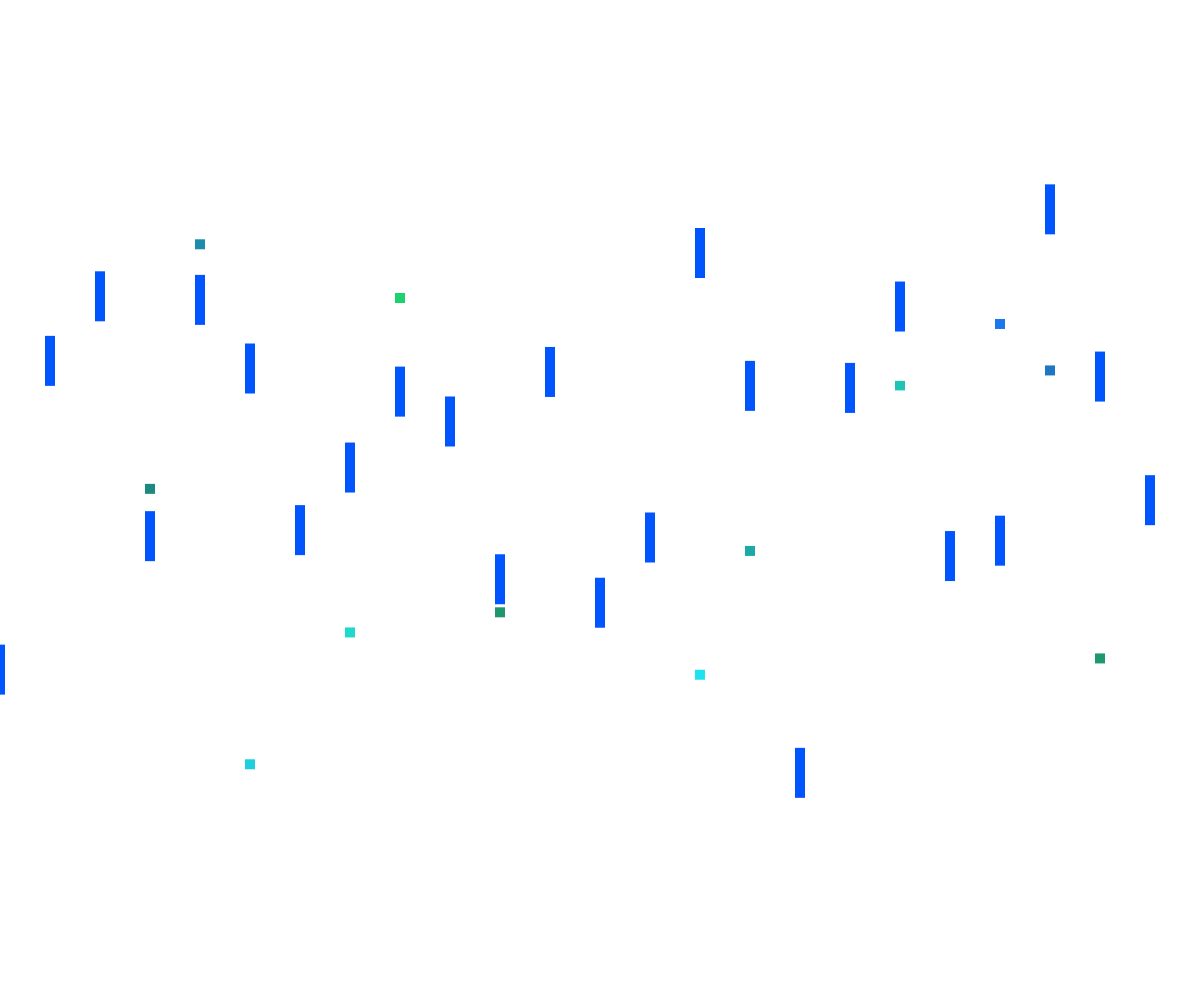
Frame 1 (no input)
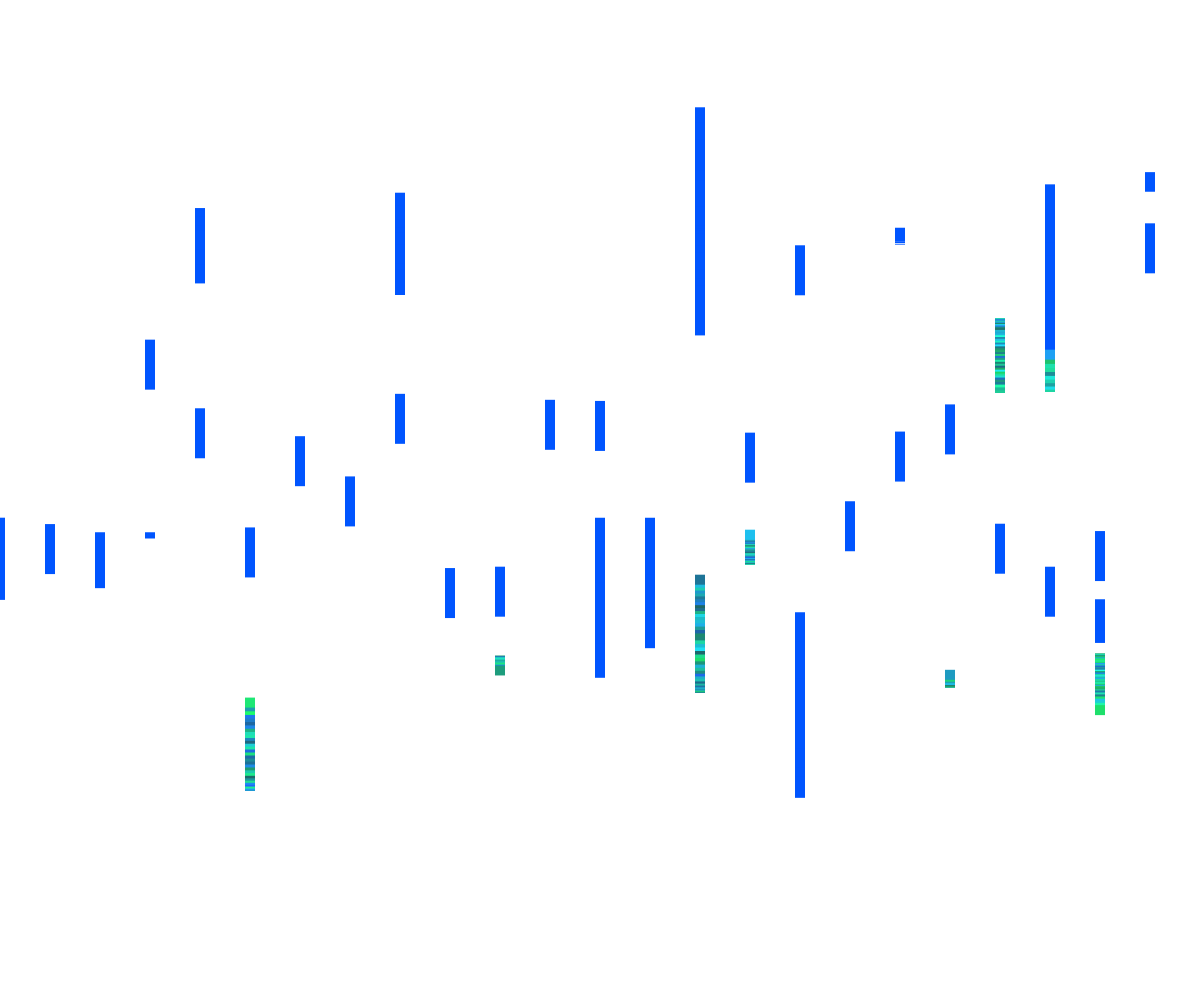
Frame 60 (no input)
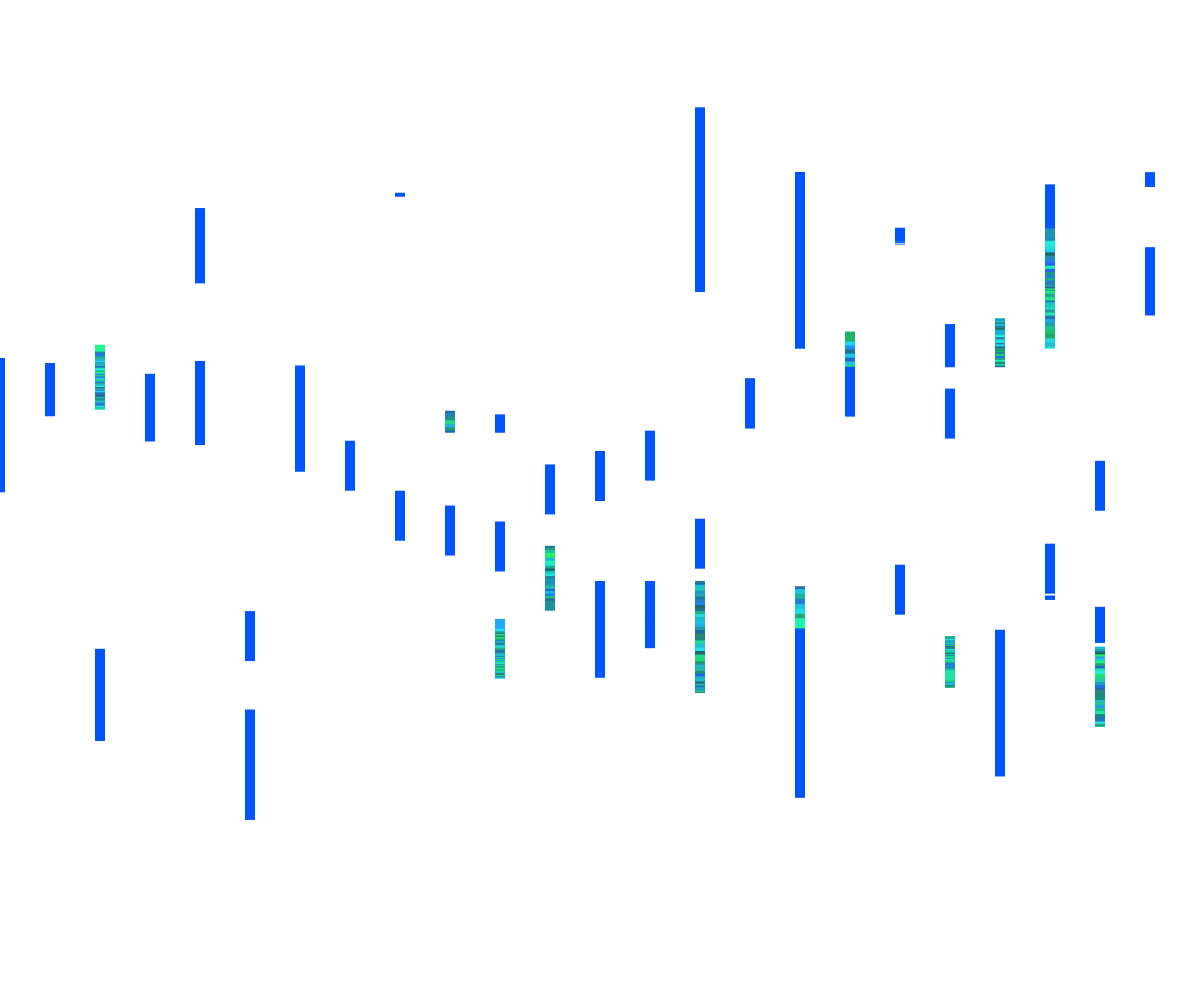
Frame 120 (the mouse pressed at the canvas centre since frame 60)

The p5.js sketch that drew these frames (run headless with seeded random() and noise() and a simulated clock; from frame 60 on, the mouse is pressed at the canvas centre):

// p5.js sketch
// ── sketch.js
//var x = 0;


function setup(){ 
    createCanvas(windowWidth,windowHeight); 
    background(255);
    //stroke (0,0,255);
    noStroke();
    smooth(); 
}
 
function draw(){

    for (var i = 0; i < width; i+=50) { 
       // fill(255, 255, 255, 30); 
         colorMode(RGB);
       fill(30, random(100,255), random(100,255))
       // ellipse(i, noise(i*0.09, frameCount*0.007) * height, 9, 9); 
      rectMode(CENTER);
 rect(i, noise(i*0.5, frameCount*0.005) * height, 10,10);
    }
    
  for (var i = 0; i < width; i+=70) { 
    colorMode(HSB,360,100,100,1);
    
  fill(220, 0, 100)
  rect(i, noise(i*0.01, frameCount*0.005) * height, 230,150);

    }
    
    for (var i = 0; i < width; i+=50) { 
    colorMode(HSB,360,100,100,1);
    
  fill(220, 100, 100)
  rect(i, noise(i*0.03, frameCount*0.01) * height, 10,50);

    }
}
